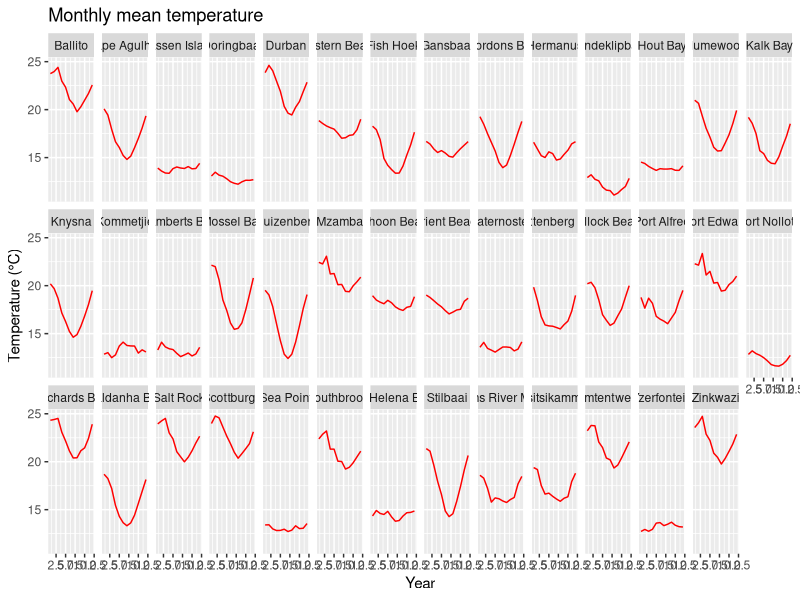

Write the R code that produced this figure.
# Title: MS Excel Challenge
# Aim: Replicate MS Excel spreadsheet challenge
# Author: AJ Smit
# Date: 8 February 2022


# Load packages -----------------------------------------------------------

library(tidyverse)
library(lubridate)


# Load data ---------------------------------------------------------------

# reads in the data
temps <- read.csv("data/SACTN_SAWS.csv")

# which sites do we have?
unique(temps$site)


# Do stuff ----------------------------------------------------------------

temps_mo <- temps %>%
  mutate(yr = year(date),
         mo = month(date)) %>%
  group_by(site, mo) %>%
  summarise(mean_temp = mean(temp, na.rm = TRUE)) %>%
  ungroup()

temps_yr <- temps %>%
  mutate(yr = year(date),
         mo = month(date)) %>%
  group_by(site, yr) %>%
  summarise(mean_temp = mean(temp, na.rm = TRUE)) %>%
  ungroup()
temps_yr

ggplot(temps_mo, aes(x = mo, y = mean_temp)) +
  geom_line(aes(group = site), colour = "red") +
  facet_wrap(~site, nrow = 3) +
  labs(x = "Year", y = "Temperature (°C)",
       title = "Monthly mean temperature")
